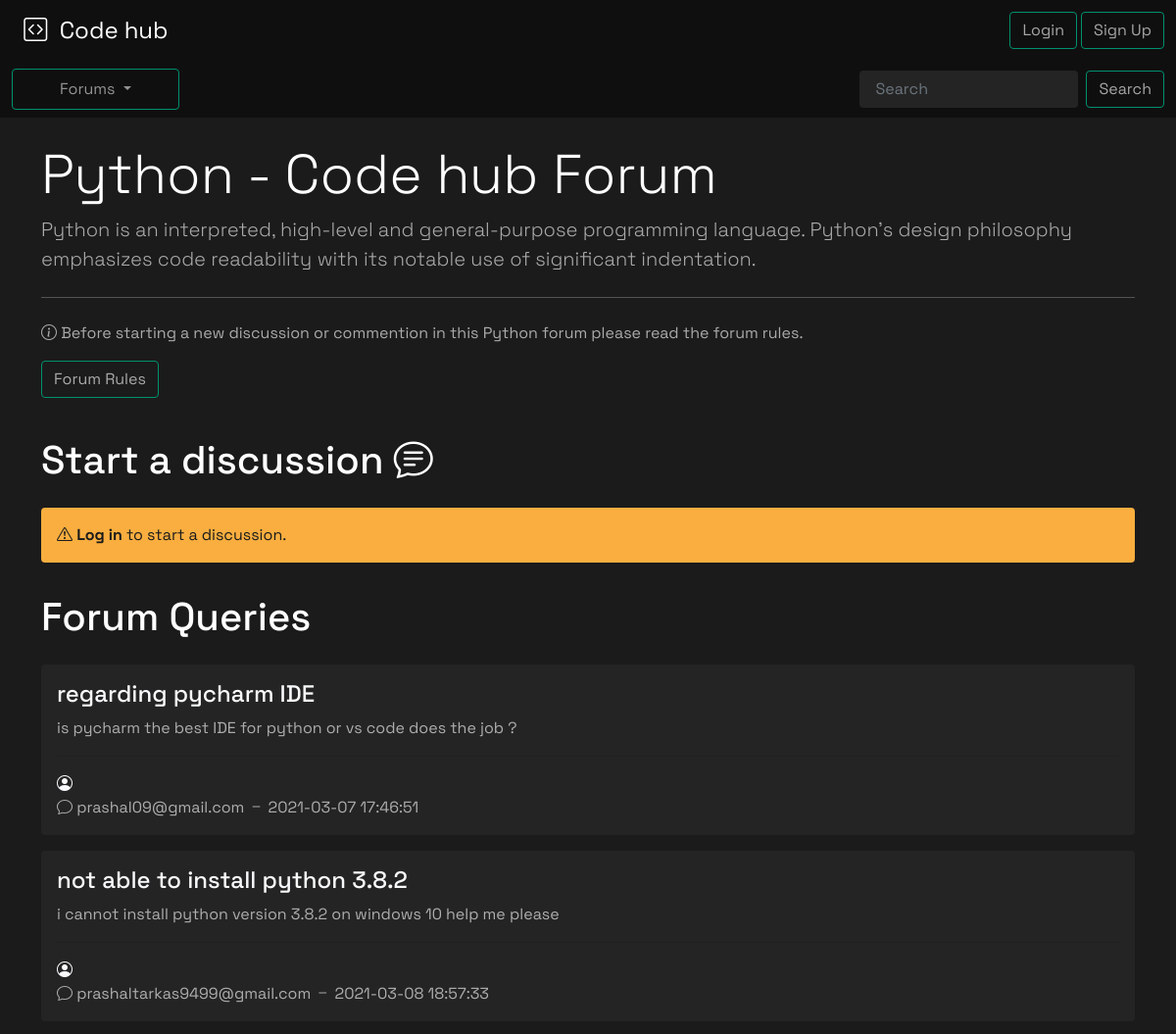
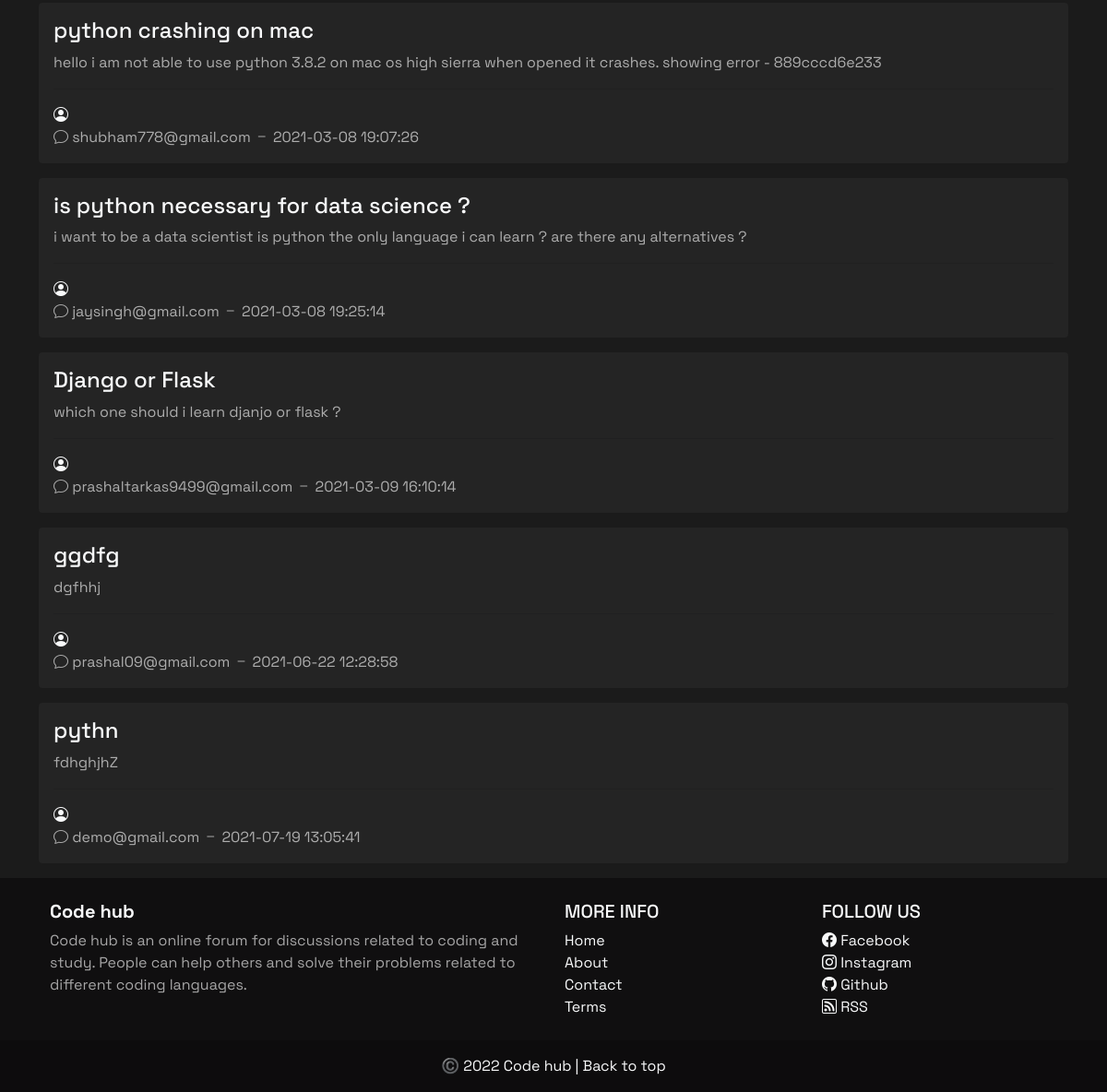
/threadlist.php?id=1, run on the app's committed database (2 pictures, top to bottom).
### tables this page shows
CREATE TABLE `catogaries` (
  `id` int(8) NOT NULL,
  `name` varchar(255) NOT NULL,
  `description` text NOT NULL,
  `created` datetime NOT NULL DEFAULT current_timestamp()
);

CREATE TABLE `threads` (
  `thread_id` int(7) NOT NULL,
  `thread_title` varchar(255) NOT NULL,
  `thread_description` text NOT NULL,
  `thread_forum_id` int(7) NOT NULL,
  `thread_user_id` int(7) NOT NULL,
  `timestamp` datetime NOT NULL DEFAULT current_timestamp()
);

CREATE TABLE `users` (
  `sno` int(8) NOT NULL,
  `user_email` varchar(30) NOT NULL,
  `user_password` varchar(255) NOT NULL,
  `timestamp` datetime NOT NULL DEFAULT current_timestamp()
);

### threadlist.php (the view, shortened to what this page needs)
<!doctype html>
<html lang="en">
<head>
  <link href="https://cdn.jsdelivr.net/npm/bootstrap@5.0.0-beta2/dist/css/bootstrap.min.css" rel="stylesheet">
  <link rel="stylesheet" href="assets/index.css">
  <link rel="stylesheet" href="https://cdn.jsdelivr.net/npm/bootstrap-icons@1.4.0/font/bootstrap-icons.css">
</head>
<body>
  <?php
    include 'assets/components/_header.php';
  ?>
  <?php
    include 'assets/components/_connectdb.php';
  ?>
  <?php
    $id = $_GET['id'];
    $sql = "SELECT * FROM `catogaries` WHERE id=$id";
    $result = mysqli_query($conn, $sql);
    while($row = mysqli_fetch_assoc($result)){
      $forumname = $row['name'];
      $forumdesc = $row['description'];
    }
  ?>
  <div class="container my-4">
    <div class="jumbotron">
      <h1 class="display-4">
        <?php
          echo $forumname;
        ?> - Code hub Forum
      </h1>
      <p class="lead">
        <?php
          echo $forumdesc;
        ?>
      </p>
      <hr class="my-4">
      <p>
        <i class="bi bi-info-circle"></i>
        Before starting a new discussion or commention in this
        <?php
          echo $forumname;
        ?> forum please read the forum rules.
      </p>
      <p class="lead">
        <a class="btn btn-outline-success" href="rules.php" role="button">Forum Rules</a>
      </p>
    </div>
  </div>
  <?php
    if(isset($_SESSION['loggedin']) && $_SESSION['loggedin']==true){
      echo '
      <div class="container">
        <h1 class="py-3">Start a discussion
          <i class="bi bi-chat-text"></i>
        </h1>
        <form class="my-3" action="' . $_SERVER["REQUEST_URI"] . '" method="post">
          <div class="mb-3">
            <label class="form-label">Title</label>
            <input type="text" class="form-control" id="title" name="title" aria-describedby="Help" required>
            <div id="Help" class="form-text">Keep the title specific.</div>
          </div>
          <div class="mb-3">
            <label class="form-label">Description</label>
            <textarea class="form-control" id="description" name="description" rows="3" required></textarea>
          </div>
          <input type="hidden" name="sno" value="'. $_SESSION["sno"]. '">
          <button type="submit" class="btn btn-outline-success" id="liveToastBtn">Submit</button>
        </form>
      </div>';
    }
    else{
      echo '
      <div class="container">
        <h1 class="py-3">Start a discussion
          <i class="bi bi-chat-text"></i>
        </h1>
        <div class="alert alert-warning" role="alert">
          <i class="bi bi-exclamation-triangle"></i>
          <strong> Log in </strong> to start a discussion.
        </div>
      </div> ';
    }
  ?>
  <div class="container">
    <h1 class="py-3">Forum Queries</h1>
    <?php
      $id = $_GET['id'];
      $sql = "SELECT * FROM `threads` WHERE thread_forum_id=$id";
      $result = mysqli_query($conn, $sql);
      while($row = mysqli_fetch_assoc($result)){
        $id = $row['thread_id'];
        $title = $row['thread_title'];
        $titledesc = $row['thread_description'];
        $threadtime = $row['timestamp'];
        $threaduserid = $row['thread_user_id'];
        $sql2 = "SELECT user_email FROM `users` WHERE sno='$threaduserid'";
        $result2 = mysqli_query($conn, $sql2);
        $row2 = mysqli_fetch_assoc($result2);
        echo '
        <div class="alert alert-dark" role="thread">
          <h4 class="alert-heading">
            <a class="text-light text-decoration-none" href="thread.php?threadid=' . $id . '">' . $title . '</a>
          </h4>
          <p>  ' . $titledesc . ' </p>
          <hr>
          <i class="bi bi-person-circle text-light"></i>
          <p class="mb-0 "><i class="bi bi-chat"></i> ' . $row2 ['user_email'] . ' <i class="bi bi-dash"></i> ' . $threadtime . '</p>
        </div>';
      }
    ?>
  </div>
  <?php
    include 'assets/components/_footer.php';
  ?>
</body>
</html>

### assets/index.css (style rules this page uses)
body, html { margin: 0; padding: 0; height: 100%; font-family: "Space Grotesk", sans-serif; background-color: #1b1b1b; color: #ffffff; color-scheme: dark; box-sizing: border-box; }
.btn-outline-success, .btn-outline-success.dropdown-toggle.show, .btn-outline-success:active { color: #ffffffa0; background-color: #00000000; border-color: #00916e; }
p { color: #ffffffa0; }
.alert-dark { background: #242424; border: none; }
.alert-warning { background: #f9ae3f; color: #1b1b1b; border: none; }
div a { text-decoration: none; }

### data on the page
catogaries: name "Python", description "Python is an interpreted, high-level and general-purpose programming language. Python's design philosophy emphasizes code readability with its notable use of significant indentation."
threads: thread_title "regarding pycharm IDE", thread_description "is pycharm the best IDE for python or vs code does the job ?", users.user_email "prashal09@gmail.com", timestamp "2021-03-07 17:46:51"
threads: thread_title "not able to install python 3.8.2", thread_description "i cannot install python version 3.8.2 on windows 10 help me please", users.user_email "prashaltarkas9499@gmail.com", timestamp "2021-03-08 18:57:33"
threads: thread_title "python crashing on mac", thread_description "hello i am not able to use python 3.8.2 on mac os high sierra when opened it crashes. showing error - 889cccd6e233", users.user_email "shubham778@gmail.com", timestamp "2021-03-08 19:07:26"
threads: thread_title "is python necessary for data science ?", thread_description "i want to be a data scientist is python the only language i can learn ? are there any alternatives ?", users.user_email "jaysingh@gmail.com", timestamp "2021-03-08 19:25:14"
threads: thread_title "Django or Flask", thread_description "which one should i learn djanjo or flask ?", users.user_email "prashaltarkas9499@gmail.com", timestamp "2021-03-09 16:10:14"
threads: thread_title "ggdfg", thread_description "dgfhhj", users.user_email "prashal09@gmail.com", timestamp "2021-06-22 12:28:58"
threads: thread_title "pythn", thread_description "fdhghjhZ", users.user_email "demo@gmail.com", timestamp "2021-07-19 13:05:41"
